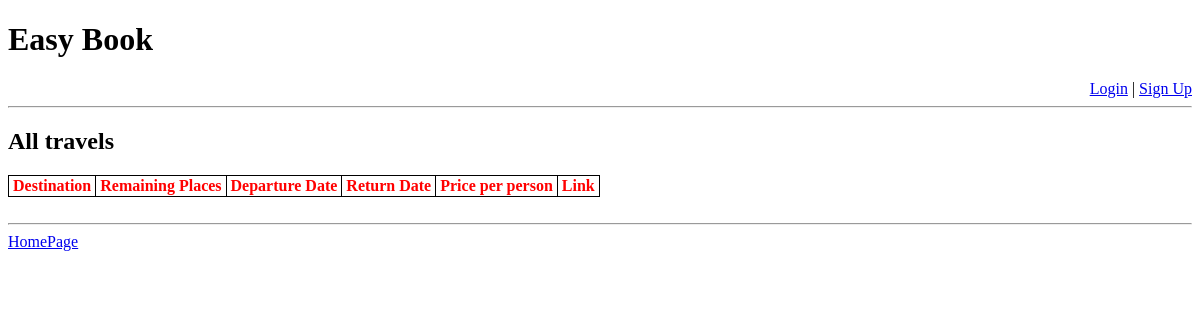
Page /agency/info_agency.php?agency=Eco Jurnay on the earlier database version.
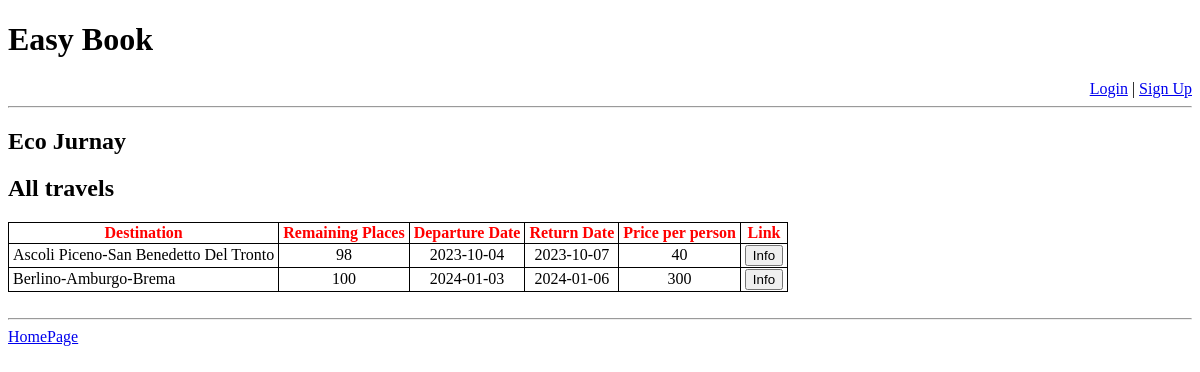
Same page on the later database version.
### tables this page shows
CREATE TABLE `agenzia` (
  `id` int NOT NULL,
  `nome` varchar(100) NOT NULL,
  `proprietario` varchar(100) NOT NULL,
  `sedeFisica` varchar(100) DEFAULT NULL,
  `telefono` varchar(14) DEFAULT NULL,
  `id_utente` int NOT NULL
);

CREATE TABLE `viaggio` (
  `id` int NOT NULL,
  `postiDisponibili` int NOT NULL,
  `dataPartenza` date NOT NULL,
  `dataArrivo` date NOT NULL,
  `prezzo` int NOT NULL,
  `id_agenzia` int NOT NULL,
  `id_itinerario` int NOT NULL
);

### agency/info_agency.php (the view, shortened to what this page needs)
<!DOCTYPE html>
<html lang="en">
<head>
    <link rel="stylesheet" href="../style/style.css">
</head>
<body>
    <h1>Easy Book</h1>
    <?php
    include_once("../database/dbConnection.php");
    PrintLoginInfo();
    $conn = OpenCon();
    $agency_query = 'SELECT * FROM agenzia AS a WHERE a.nome = \'' . $_GET["agency"] . '\' ;';
    $res = $conn->query($agency_query)->fetch_array();
    $agency = $res["nome"];
    echo ("<hr><h2>{$agency}</h2>");
    ?>
    <h2>All travels</h2>
    <table style="max-width: 70%">
        <tr>
            <th>Destination</th>
            <th>Remaining Places</th>
            <th>Departure Date</th>
            <th>Return Date</th>
            <th>Price per person</th>
            <th>Link</th>
        </tr>
        <?php
        $travel_query = 'SELECT * FROM viaggio AS v WHERE v.id_agenzia = \'' . $_SESSION["agency_id"] . '\'';
        $tv = $conn->query($travel_query);
        foreach ($tv as $x) {
            $dest_query = 'SELECT l.nome FROM localita as l, itinerario_localita as il
                        WHERE l.id = il.id_localita
                        AND il.id_itinerario = \'' . $x["id_itinerario"] . '\'';
            $dest = $conn->query($dest_query);
            $cities = "";
            foreach ($dest as $c) {
                $cities .= ($c["nome"] . '-');
            }
            $cities = substr_replace($cities, "", -1);
            echo ("<tr>");
            echo ("<td>{$cities}</td>");
            echo ("<td style = \"text-align: center\">" . $x["postiDisponibili"] . "</td>");
            echo ("<td style = \"text-align: center\">" . $x["dataPartenza"] . "</td>");
            echo ("<td style = \"text-align: center\">" . $x["dataArrivo"] . "</td>");
            echo ("<td style=\"text-align: center\">" . $x["prezzo"] . "</td>");
            echo ("<td style=\"text-align: center\">");
        ?>
            <form action="info_travel.php" method="get">
                <button name="travel" value="<?php echo ($x["id"]); ?>">Info</button>
            </form>
        <?php
            echo ("</td>");
            echo ("</tr>");
        }
        ?>
    </table>
    <br>
    <footer>
        <hr>
        <a href="../index.php">HomePage</a>
    </footer>
</body>
</html>

### database/dbConnection.php (shortened to what this page needs)
<?php
$HOME_FOLDER = "/easy-book/WebSite/";
function OpenCon()
{
    $conn = new mysqli("127.0.0.1", "root", "password", "easybook") or die("Connection failed: %s\n" . $conn->error);
    return $conn;
}
function PrintLoginInfo()
{
    global $HOME_FOLDER;
    $conn = OpenCon();
    if (isset($_SESSION["id"])) {
        echo ("<div class=\"login\">Hello <a href='{$HOME_FOLDER}user/info_user.php'>{$_SESSION["name"]}</a> | <a href=\"{$HOME_FOLDER}user/logout.php\">Logout</a>");
        $admin_query = 'SELECT u.id AS id FROM amministratore AS a, utente AS u WHERE u.id = a.id_utente AND a.dataRitiro IS NULL;';
        $res = $conn->query($admin_query);
        $x = $res->fetch_array();
        $admin = $x["id"];
        if ($admin == $_SESSION["id"]) {
            echo (" | <a href=\"{$HOME_FOLDER}admin/homepage_admin.php\">Admin</a>");
        }
        $agency_query = "SELECT a.id FROM agenzia as a
                WHERE a.id_utente = '{$_SESSION["id"]}';";
        $res = $conn->query($agency_query);
        if ($res->num_rows > 0) {
            echo (" | <a href=\"{$HOME_FOLDER}agency/homepage_agency.php\">Agency</a>");
        }
        echo ("</div>");
    } else {
        echo ("<div class=\"login\"><a href=\"{$HOME_FOLDER}user/login.php\">Login</a> | <a href=\"{$HOME_FOLDER}user/register.php\">Sign Up</a></div>");
    }
}

### style/style.css (style rules this page uses)
.login { text-align: right; }

### agency/info_agency.php (style rules this page uses)
table, th { border: 1px solid black; border-collapse: collapse; padding-left: 4px; padding-right: 4px; color: red; width: auto; }
td { border: 1px solid black; border-collapse: collapse; padding-left: 4px; padding-right: 4px; color: black; width: auto; }

Differences in the rows shown:
added agenzia: nome "Eco Jurnay"
added viaggio: cities "Ascoli Piceno-San Benedetto Del Tronto", postiDisponibili "98", dataPartenza "2023-10-04", dataArrivo "2023-10-07", prezzo "40", $x["id"] 10 (drawn)
added viaggio: cities "Berlino-Amburgo-Brema", postiDisponibili "100", dataPartenza "2024-01-03", dataArrivo "2024-01-06", prezzo "300", $x["id"] 11 (drawn)
